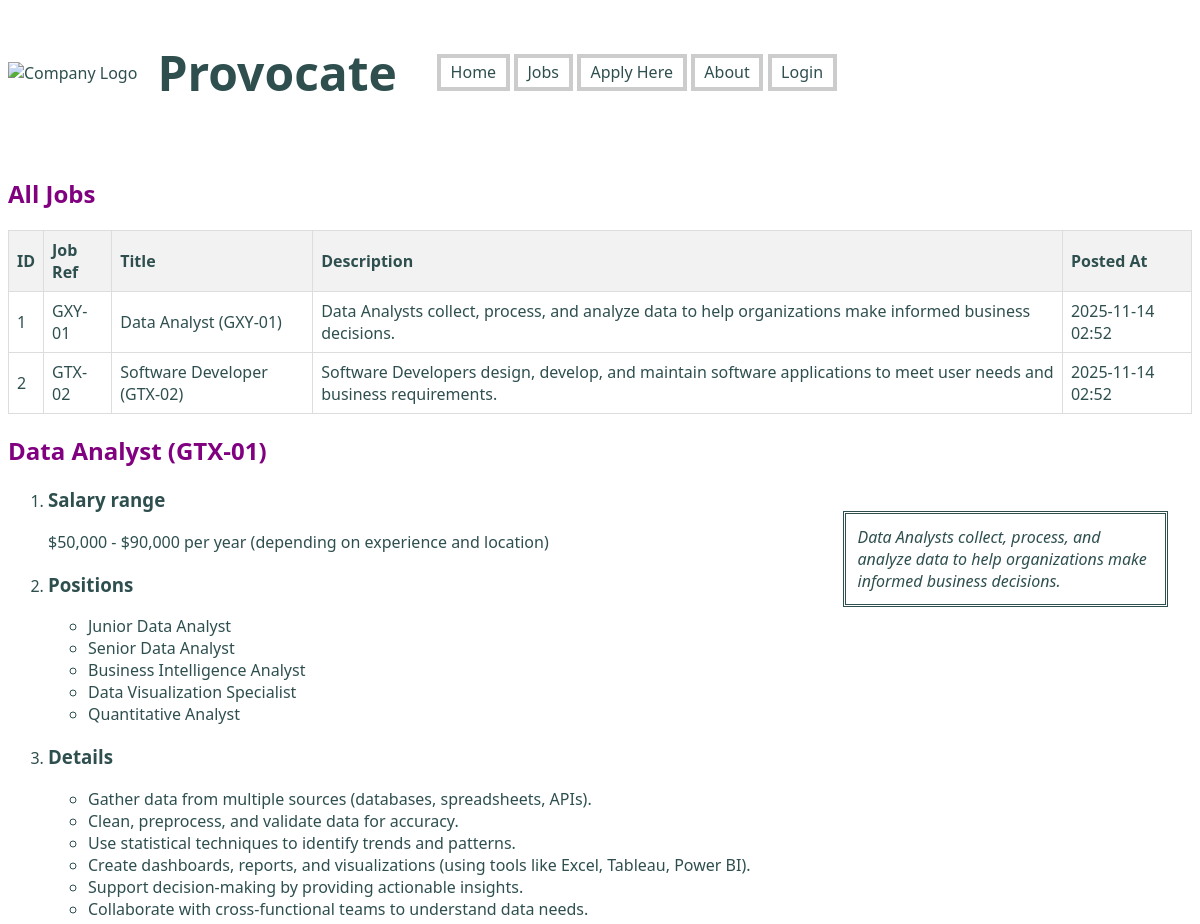
Before: /jobs.php (upper part) with the older database file.
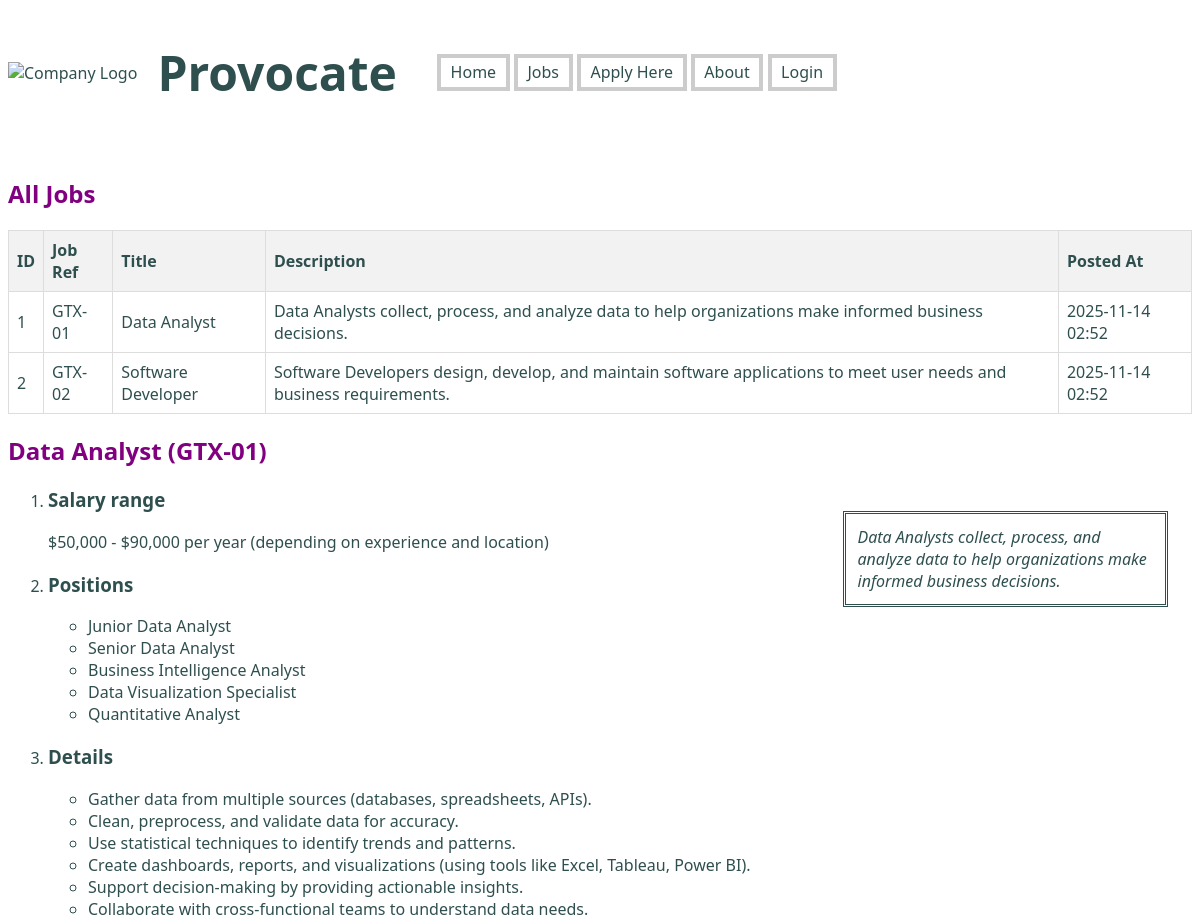
After: the same page with the newer database file.
### tables this page shows
CREATE TABLE `jobs` (
  `id` int(11) NOT NULL,
  `job_ref` varchar(10) NOT NULL,
  `title` varchar(255) NOT NULL,
  `description` text NOT NULL,
  `posted_at` timestamp NOT NULL DEFAULT current_timestamp()
);

### jobs.php (the view, shortened to what this page needs)
<?php
require_once("settings.php");
$conn = mysqli_connect($host, $user, $pwd, $sql_db);
$query = "SELECT * FROM jobs ORDER BY posted_at DESC";
$result = mysqli_query($conn, $query);
?>
<!DOCTYPE html>
<html lang="en">
<head>
    <link href="styles/styles.css" rel="stylesheet">
</head>
<body class="body">
    <div class="container">
    <?php include 'header.inc'; ?>
    <?php
    if (mysqli_num_rows($result) > 0) {
        echo "<h2 class='jobs-title'>All Jobs</h2>";
        echo "<table>";
        echo "<tr><th>ID</th><th>Job Ref</th><th>Title</th><th>Description</th><th>Posted At</th></tr>";
        while ($row = mysqli_fetch_assoc($result)) {
            $posted = date('Y-m-d H:i', strtotime($row['posted_at']));
            echo "<tr>";
            echo "<td>" . htmlspecialchars($row['id']) . "</td>";
            echo "<td>" . htmlspecialchars($row['job_ref']) . "</td>";
            echo "<td>" . htmlspecialchars($row['title']) . "</td>";
            echo "<td>" . htmlspecialchars($row['description']) . "</td>";
            echo "<td>" . htmlspecialchars($posted) . "</td>";
            echo "</tr>";
        }
        echo "</table>";
    } else {
        echo "<p>No jobs available right now.</p>";
    }
    ?>
    <section class="job-section">
        <h2 class="job-title">Data Analyst (GTX-01)</h2>
        <aside class="job-aside">Data Analysts collect, process, and analyze data to help organizations make informed business decisions.</aside>
        <ol class="job-list">
            <li class="job-list-item"><h3 class="job-heading">Salary range</h3></li>
            <p class="job-salary">$50,000 - $90,000 per year (depending on experience and location)</p>
            <li class="job-list-item"><h3 class="job-heading">Positions</h3></li>
            <ul class="job-positions">
                <li class="job-position">Junior Data Analyst</li>
                <li class="job-position">Senior Data Analyst</li>
                <li class="job-position">Business Intelligence Analyst</li>
                <li class="job-position">Data Visualization Specialist</li>
                <li class="job-position">Quantitative Analyst</li>
            </ul>
            <li class="job-list-item"><h3 class="job-heading">Details</h3></li>
            <ul class="job-details">
                <li class="job-detail">Gather data from multiple sources (databases, spreadsheets, APIs).</li>
                <li class="job-detail">Clean, preprocess, and validate data for accuracy.</li>
                <li class="job-detail">Use statistical techniques to identify trends and patterns.</li>
                <li class="job-detail">Create dashboards, reports, and visualizations (using tools like Excel, Tableau, Power BI).</li>
                <li class="job-detail">Support decision-making by providing actionable insights.</li>
                <li class="job-detail">Collaborate with cross-functional teams to understand data needs.</li>
            </ul>
        </ol>
    </section>
    </div>
</body>
</html>

Changed rows visible on the page:
changed jobs id 1: job_ref "GXY-01" → "GTX-01"; title "Data Analyst (GXY-01)" → "Data Analyst"
changed jobs "GTX-02": title "Software Developer (GTX-02)" → "Software Developer"
